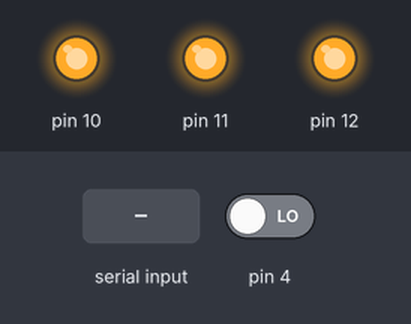
Bench run of a sketch on a simulated Arduino Uno, built with avr-gcc and run on an emulated ATmega328P. Parts: output pins drawn as LEDs (lit = HIGH). The test bench sets the inputs (shaded band); at power-on: pin 4 LOW.

Above: at 1.2 s.
1.3 s: "30,150\n" received over Serial
At 1.7 s:
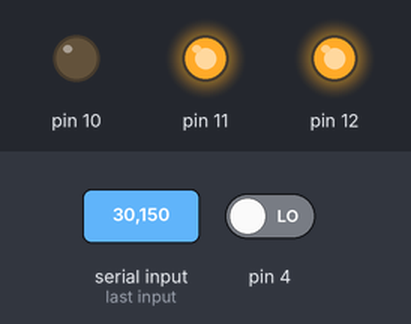
3.8 s: "3\n" received over Serial
At 4.8 s:
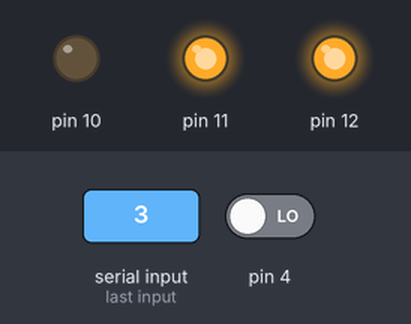
5.3 s: "2\n" received over Serial
At 5.9 s:
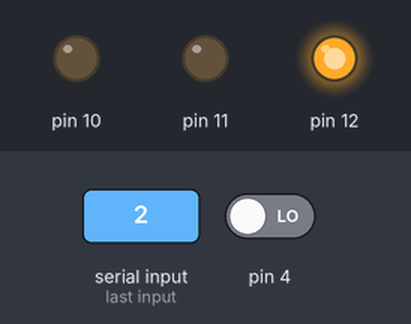
6.8 s: "1\n" received over Serial
At 9.0 s:
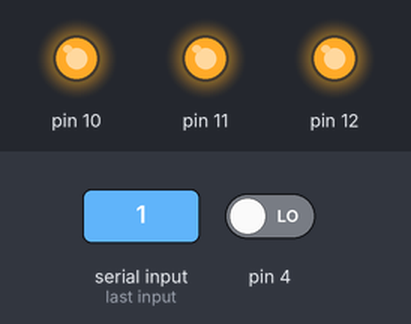
Timing chart, 0 to 10.5 s (numbered marks = the images above; inputs shaded):
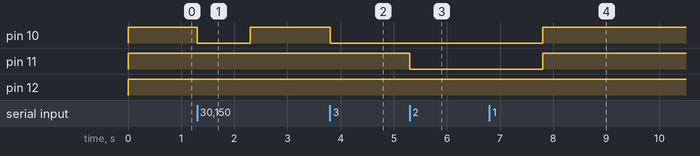

Measured:
- after the input at 1.3 s, pin 10: HIGH → LOW at once, → HIGH 1.0 s later
- after the input at 3.8 s, pin 10: HIGH → LOW at once
- after the input at 5.3 s, pin 11: HIGH → LOW at once
- after the input at 6.8 s, pin 10, pin 11: LOW → HIGH after 1.0 s

The sketch:

MainFile.ino
```cpp
//green = 3 hp, blue = 2 hp, red = 1 hp
bool threeHP, twoHP, oneHP;

unsigned long myTime;
unsigned long startButtonTime, endButtonTime, buttonPressedTime;

bool countingButtonTime = false;
bool calculateDifferenceButton = false;

void setup() {
  Serial.begin(9600);
  Serial.setTimeout(1);

  pinMode(4, INPUT);

  //green
  pinMode(10, OUTPUT);
  //blue
  pinMode(11, OUTPUT);
  //red
  pinMode(12, OUTPUT);

  threeHP = true;
  twoHP = false;
  oneHP = false;
}

void loop() {
  int buttonState = digitalRead(4);

  if (threeHP) {
    digitalWrite(10, HIGH);
    digitalWrite(11, HIGH);
    digitalWrite(12, HIGH);
  } else if (twoHP) {
    digitalWrite(10, LOW);
    digitalWrite(11, HIGH);
    digitalWrite(12, HIGH);
  } else if (oneHP) {
    digitalWrite(10, LOW);
    digitalWrite(11, LOW);
    digitalWrite(12, HIGH);
  } else if (!threeHP && !twoHP && !oneHP) {
    digitalWrite(10, LOW);
    digitalWrite(11, LOW);
    digitalWrite(12, LOW);
  }

  //press button
  if (!countingButtonTime) {
    if (buttonState == 1) {
      countingButtonTime = true;
      startButtonTime = millis();
    }
  }

  //release button
  if (countingButtonTime) {
    if (buttonState == 0) {
      countingButtonTime = false;
      calculateDifferenceButton = true;
      endButtonTime = millis();
    }
  }

  //calculate difference
  if (calculateDifferenceButton) {
    calculateDifferenceButton = false;

    buttonPressedTime = endButtonTime - startButtonTime;
    Serial.println(buttonPressedTime);
  }

  String unity = Serial.readString();
  int value = unity.toInt();

  //lost one hp
  if (value == 3) {
    threeHP = false;
    twoHP = true;
  } else if (value == 2) {
    //lost 2 hp
    twoHP = false;
    oneHP = true;
  } else if (value == 1) {
    // lost game
    oneHP = false;
    delay(1000);
    threeHP = true;
    twoHP = false;
    oneHP = false;
  }
}
```
